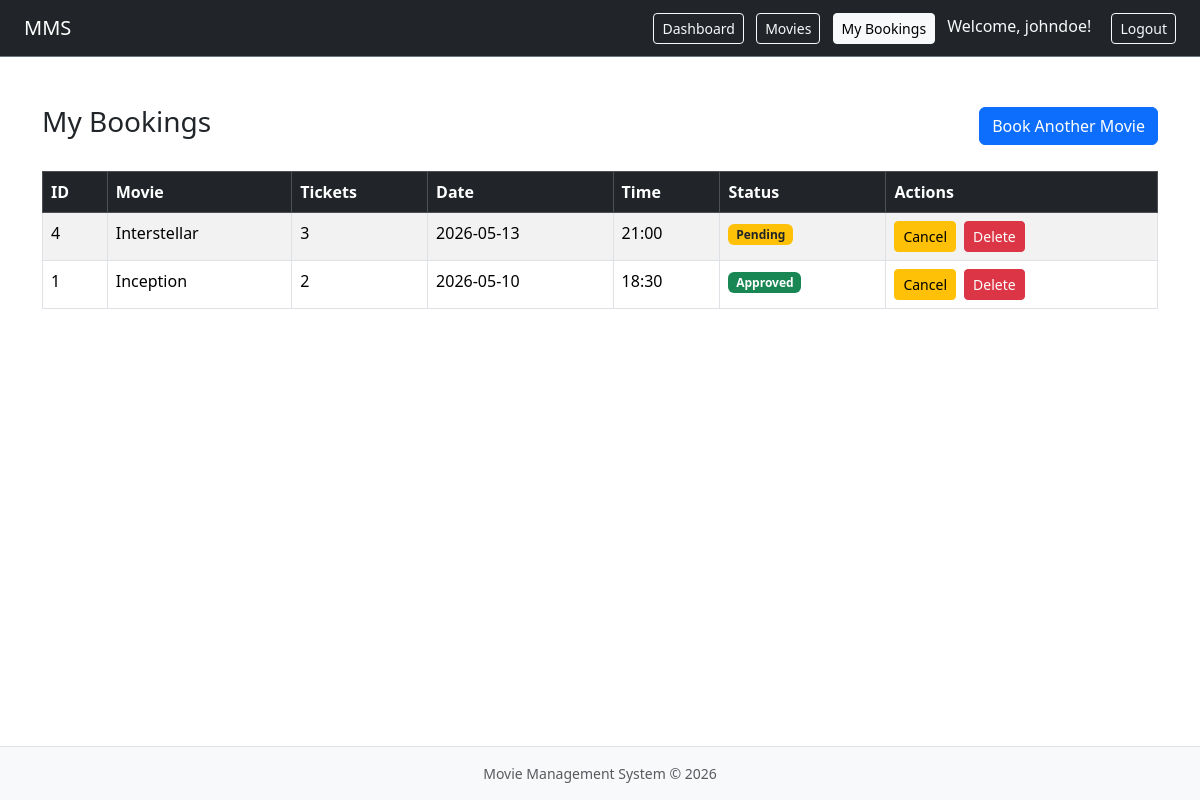
The app's page /my_bookings.php (signed in) with its own data.
### tables this page shows
CREATE TABLE `bookings` (
  `id` int NOT NULL AUTO_INCREMENT,
  `user_id` int NOT NULL,
  `movie_id` int NOT NULL,
  `nr_tickets` int NOT NULL,
  `date` varchar(250) NOT NULL,
  `time` varchar(250) NOT NULL,
  `status` varchar(20) NOT NULL DEFAULT 'pending',
  PRIMARY KEY (`id`)
);

### my_bookings.php (the view, shortened to what this page needs)
<?php
require_once __DIR__ . "/config.php";
require_once __DIR__ . "/helpers.php";
$username = isset($_SESSION["username"]) ? $_SESSION["username"] : "User";
$user_id = (int) $_SESSION["user_id"];
$movie_names = [];
$movie_result = mysqli_query($conn, "SELECT * FROM movies");
while ($movie = mysqli_fetch_assoc($movie_result)) {
    $movie_id = (int) $movie["id"];
    $movie_names[$movie_id] = $movie["movie_name"];
}
$bookings = [];
$sql = "SELECT * FROM bookings WHERE user_id = $user_id ORDER BY id DESC";
$result = mysqli_query($conn, $sql);
while ($row = mysqli_fetch_assoc($result)) {
    $bookings[] = $row;
}
?>
<!DOCTYPE html>
<html lang="en">
<head>
    <link href="
https://cdn.jsdelivr.net/npm/bootstrap@5.3.8/dist/css/bootstrap.min.css
"
          rel="stylesheet"
>
</head>
<body class="d-flex flex-column min-vh-100">
<nav class="navbar navbar-dark bg-dark px-4 border-bottom border-secondary">
    <span class="navbar-brand">MMS</span>
    <div>
        <a href="dashboard.php" class="btn btn-outline-light btn-sm me-2">Dashboard</a>
        <a href="movies.php" class="btn btn-outline-light btn-sm me-2">Movies</a>
        <a href="my_bookings.php" class="btn btn-light btn-sm me-2">My Bookings</a>
        <span class="text-light me-3">Welcome, <?php echo safe_text($username); ?>!</span>
        <a href="logout.php" class="btn btn-outline-light btn-sm">Logout</a>
    </div>
</nav>
<div class="container mt-5">
    <div class="d-flex justify-content-between align-items-center mb-4">
        <h3>My Bookings</h3>
        <a href="movies.php" class="btn btn-primary">Book Another Movie</a>
    </div>
    <table class="table table-bordered table-striped">
        <thead class="table-dark">
            <tr>
                <th>ID</th>
                <th>Movie</th>
                <th>Tickets</th>
                <th>Date</th>
                <th>Time</th>
                <th>Status</th>
                <th>Actions</th>
            </tr>
        </thead>
        <tbody>
            <?php foreach ($bookings as $booking): ?>
                <?php
                    $booking_id = (int) $booking["id"];
                    $movie_id = (int) $booking["movie_id"];
                    $movie_name = isset($movie_names[$movie_id]) ? $movie_names[$movie_id] : "Deleted movie";
                    $status = $booking["status"];
                ?>
                <tr>
                    <td><?php echo safe_text($booking_id); ?></td>
                    <td><?php echo safe_text($movie_name); ?></td>
                    <td><?php echo safe_text($booking["nr_tickets"]); ?></td>
                    <td><?php echo safe_text($booking["date"]); ?></td>
                    <td><?php echo safe_text($booking["time"]); ?></td>
                    <td>
                        <span class="badge <?php echo safe_text(booking_status_badge_class($status)); ?>">
                            <?php echo safe_text(ucfirst($status)); ?>
                        </span>
                    </td>
                    <td>
                        <div class="d-flex gap-2">
                            <?php if ($status != "cancelled"): ?>
                                <form method="POST">
                                    <button type="submit"
                                            name="booking_action"
                                            value="cancel"
                                            class="btn btn-warning btn-sm"
                                            onclick="return confirm('Cancel this booking?')">
                                        Cancel
                                    </button>
                                </form>
                            <?php endif; ?>
                            <form method="POST">
                                <button type="submit"
                                        name="booking_action"
                                        value="delete"
                                        class="btn btn-danger btn-sm"
                                        onclick="return confirm('Delete this booking?')">
                                    Delete
                                </button>
                            </form>
                        </div>
                    </td>
                </tr>
            <?php endforeach; ?>
        </tbody>
    </table>
</div>
</body>
</html>

### records on screen
bookings: id "4", movie "Interstellar", nr_tickets "3", date "2026-05-13", time "21:00", status "Pending"
bookings: id "1", movie "Inception", nr_tickets "2", date "2026-05-10", time "18:30", status "Approved"

### other values on screen
safe_text($username) "johndoe"
